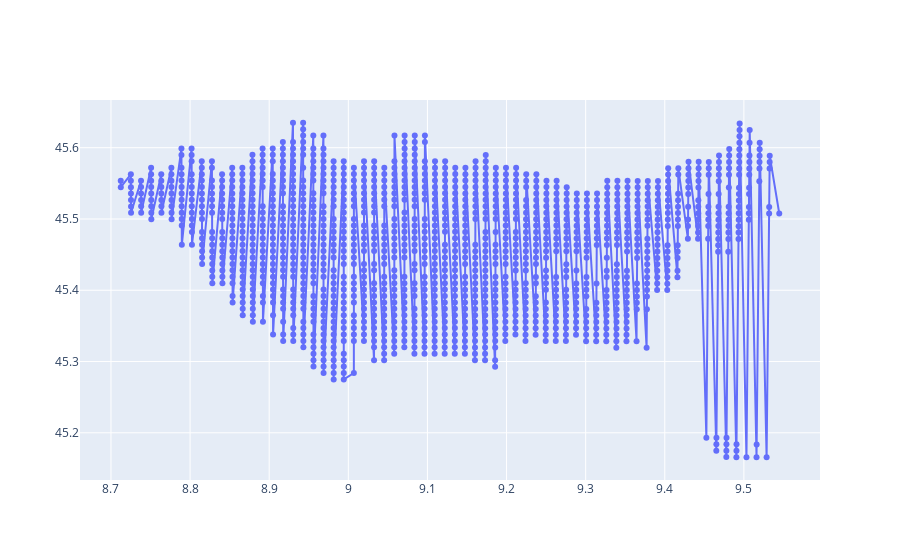

The cell this chart's notebook holds for it:
### Code cell
#grid_path = f'../data/MILANO/harmonia_processor/{pollutant}/grid_dataset.csv'
grid_path = f'../data/MILANO/harmonia_processor/{pollutant}/predict/grid_month_1.csv'
#grid_path = f'../data/MILANO/harmonia_processor/{pollutant}/predictions/rf_prediction_month_1_grid.csv'
df_gen_grid = processor_grid.import_df(grid_path, date_format=None)
temp = df_gen_grid.copy().dropna()[['lat','lng']].drop_duplicates().sort_values(by='lng')
processor_grid.show_plot(temp, 'lng', 'lat')

### Figure 1 — Plotly figure (JSON) as saved in the notebook; plotly's stock layout.template omitted (floating-point values rounded to 4 significant figures; data arrays with more than 128 entries replaced by an {"elided": "..."} marker saying what was removed)
{"data": [{"mode": "lines+markers", "name": "Unnamed Plot", "type": "scatter", "x": {"elided": "1407 float values"}, "y": {"elided": "1407 float values"}}], "layout": {}}
